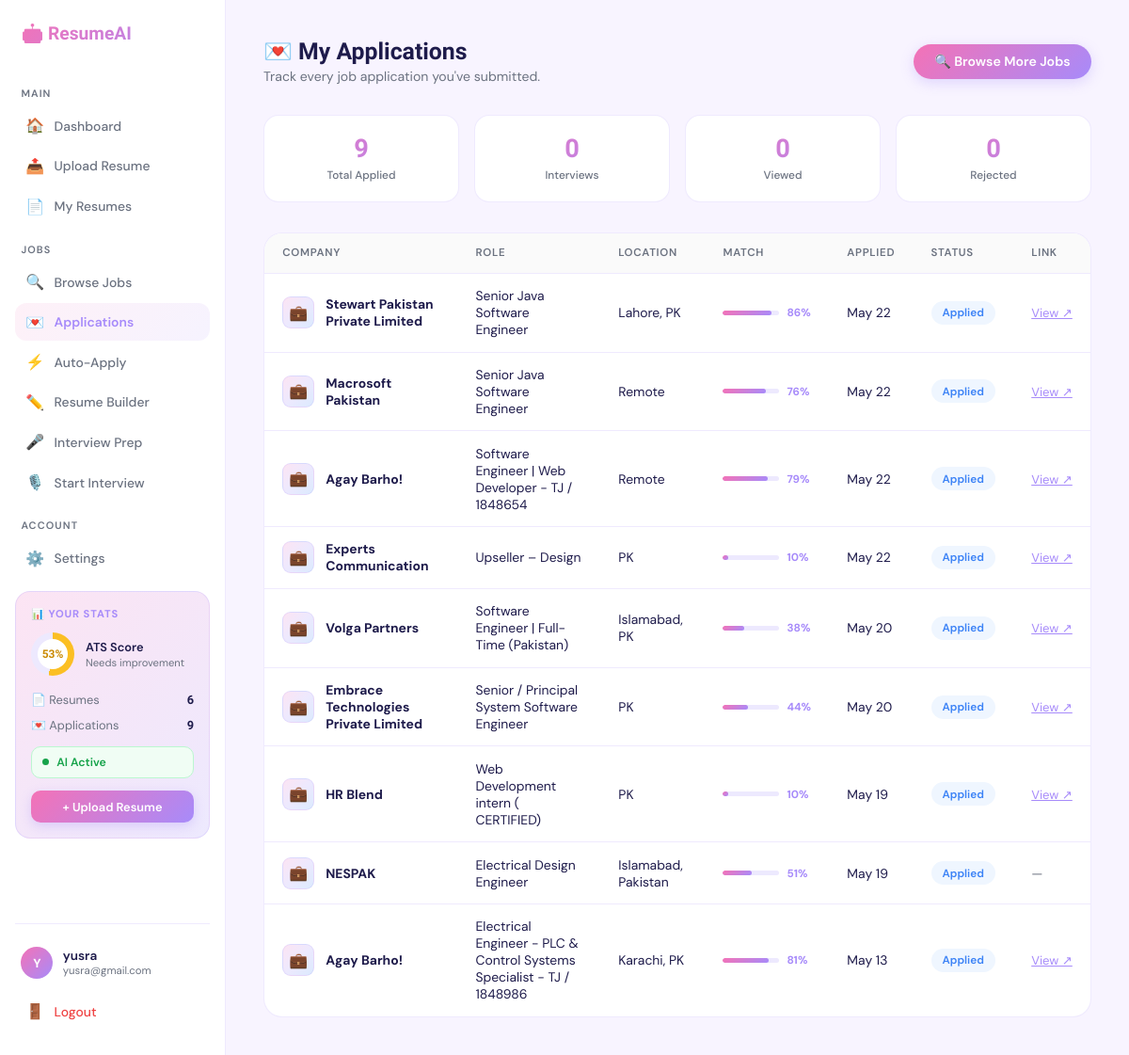
/applied (signed in), run on the app's committed database.
### tables this page shows
CREATE TABLE users (
        id            INTEGER PRIMARY KEY AUTOINCREMENT,
        first_name    TEXT    NOT NULL,
        last_name     TEXT    NOT NULL,
        email         TEXT    NOT NULL UNIQUE,
        password_hash TEXT    NOT NULL,
        created_at    DATETIME DEFAULT (datetime('now')),
        last_login    DATETIME
    );

CREATE TABLE applications (
        id          INTEGER PRIMARY KEY AUTOINCREMENT,
        user_id     INTEGER NOT NULL,
        resume_id   INTEGER,
        job_title   TEXT    NOT NULL,
        company     TEXT    NOT NULL,
        job_url     TEXT,
        location    TEXT,
        salary      TEXT,
        match_score INTEGER DEFAULT 0,
        source      TEXT    DEFAULT 'manual',
        status      TEXT    DEFAULT 'pending'
                    CHECK(status IN ('pending','applied','viewed','interview','rejected','failed')),
        applied_at  DATETIME DEFAULT (datetime('now')),
        updated_at  DATETIME DEFAULT (datetime('now')),
        FOREIGN KEY (user_id)   REFERENCES users(id)   ON DELETE CASCADE,
        FOREIGN KEY (resume_id) REFERENCES resumes(id) ON DELETE SET NULL
    );

### routes/job_routes.py (the view)
@job_bp.route('/applied')
@login_required
def applications():
    apps = Application.get_by_user(current_user.id)
    stats = Application.get_stats(current_user.id)
    status_cls = {
        'pending': 'status-sent',
        'applied': 'status-sent',
        'viewed': 'status-viewed',
        'interview': 'status-interview',
        'rejected': 'status-rejected',
        'failed': 'status-rejected',
    }
    for a in apps:
        a['cls'] = status_cls.get(a['status'], 'status-sent')
        a['applied_fmt'] = _fmt_date(a.get('applied_at'), '%b %d')
    return render_template('applied.html', applications=apps, stats=stats)

### app.py (called while the page is built)
@login_manager.user_loader
def load_user(user_id):
    return User.get_by_id(int(user_id))

### models/application.py (called while the page is built)
    @staticmethod
    def get_by_user(user_id, limit=50):
        return query(
            """SELECT * FROM applications
               WHERE user_id = %s
               ORDER BY applied_at DESC LIMIT %s""",
            (user_id, limit), fetchall=True
        )

    @staticmethod
    def get_stats(user_id):
        row = query(
            """SELECT
                COUNT(*) AS total,
                SUM(status = 'applied')   AS applied,
                SUM(status = 'viewed')    AS viewed,
                SUM(status = 'interview') AS interviews,
                SUM(status = 'rejected')  AS rejected
               FROM applications WHERE user_id = %s""",
            (user_id,), fetchone=True
        )
        return row or {}

### models/db.py (called while the page is built)
def get_db():
    conn = sqlite3.connect(DB_PATH)
    conn.row_factory = sqlite3.Row
    conn.execute("PRAGMA foreign_keys = ON")
    return conn

def _adapt_sql(sql):
    sql = sql.replace('%s', '?')
    sql = re.sub(r'\bNOW\(\)', "datetime('now')", sql, flags=re.IGNORECASE)
    return sql

def query(sql, params=None, fetchone=False, fetchall=False, commit=False):
    sql = _adapt_sql(sql)
    conn = get_db()
    try:
        cursor = conn.cursor()
        cursor.execute(sql, params or ())
        if commit:
            conn.commit()
            return cursor.lastrowid
        if fetchone:
            row = cursor.fetchone()
            return dict(row) if row else None
        if fetchall:
            rows = cursor.fetchall()
            return [dict(r) for r in rows]
        return None
    except Exception as e:
        conn.rollback()
        raise e
    finally:
        cursor.close()
        conn.close()

### models/resume.py (called while the page is built)
    @staticmethod
    def get_by_user(user_id, limit=10):
        return query(
            "SELECT * FROM resumes WHERE user_id = %s ORDER BY upload_date DESC LIMIT %s",
            (user_id, limit), fetchall=True
        )

    @staticmethod
    def get_latest(user_id):
        return query(
            "SELECT * FROM resumes WHERE user_id = %s ORDER BY upload_date DESC LIMIT 1",
            (user_id,), fetchone=True
        )

### models/user.py (called while the page is built)
    @property
    def initial(self):
        return self.first_name[0].upper() if self.first_name else '?'

    @staticmethod
    def get_by_id(user_id):
        row = query("SELECT * FROM users WHERE id = %s", (user_id,), fetchone=True)
        return User(**row) if row else None

### templates/applied.html (shortened to what this page needs)
{% extends "base.html" %}
{% block content %}
<div class="page-header">
  <div>
    <div class="page-title">&#128140; My Applications</div>
    <div class="page-sub">Track every job application you've submitted.</div>
  </div>
  <a href="{{ url_for('jobs.browse_jobs') }}" class="btn-primary">&#128269; Browse More Jobs</a>
</div>
{% set total = applications|length %}
{% if total %}
<div class="stats-mini">
  <div class="mini-card"><div class="mini-val">{{ stats.total or total }}</div><div class="mini-label">Total Applied</div></div>
  <div class="mini-card"><div class="mini-val">{{ stats.interviews or 0 }}</div><div class="mini-label">Interviews</div></div>
  <div class="mini-card"><div class="mini-val">{{ stats.viewed or 0 }}</div><div class="mini-label">Viewed</div></div>
  <div class="mini-card"><div class="mini-val">{{ stats.rejected or 0 }}</div><div class="mini-label">Rejected</div></div>
</div>
<div class="table-wrap">
  <table>
    <thead>
      <tr>
        <th>Company</th>
        <th>Role</th>
        <th>Location</th>
        <th>Match</th>
        <th>Applied</th>
        <th>Status</th>
        <th>Link</th>
      </tr>
    </thead>
    <tbody>
      {% for a in applications %}
      <tr>
        <td>
          <div class="company-cell">
            <div class="co-logo">&#128188;</div>
            <strong>{{ a.company or '—' }}</strong>
          </div>
        </td>
        <td>{{ a.job_title or '—' }}</td>
        <td>{{ a.location or 'Remote' }}</td>
        <td>
          <div class="t-match-wrap">
            <div class="t-match-bar"><div class="t-match-fill" style="width:{{ a.match_score or 0 }}%"></div></div>
            <span class="t-match-pct">{{ a.match_score or 0 }}%</span>
          </div>
        </td>
        <td style="white-space:nowrap">{{ a.applied_fmt or '—' }}</td>
        <td>
          <span class="status-pill {{ (a.status or 'applied')|lower }}">
            {{ (a.status or 'applied')|capitalize }}
          </span>
        </td>
        <td>
          {% if a.job_url and a.job_url != '#' %}
          <a href="{{ a.job_url }}" target="_blank" style="color:var(--purple);font-size:.82rem;white-space:nowrap;">View &#8599;</a>
          {% else %}
          <span style="color:var(--muted)">—</span>
          {% endif %}
        </td>
      </tr>
      {% endfor %}
    </tbody>
  </table>
</div>
{% endif %}
{% endblock %}

### templates/base.html (shortened to what this page needs)
<!DOCTYPE html>
<html lang="en">
<head>
</head>
<body>
  {% if is_logged_in %}
  <aside class="sidebar">
    <div class="sidebar-logo">&#129302; ResumeAI</div>
    <div class="sidebar-section">Main</div>
    <a href="{{ url_for('main.dashboard') }}"
       class="nav-item {% if request.endpoint == 'main.dashboard' %}active{% endif %}">
      <span class="nav-icon">&#127968;</span> Dashboard
    </a>
    <a href="{{ url_for('resume.upload') }}"
       class="nav-item {% if request.endpoint == 'resume.upload' %}active{% endif %}">
      <span class="nav-icon">&#128228;</span> Upload Resume
    </a>
    <a href="{{ url_for('resume.resumes') }}"
       class="nav-item {% if request.endpoint in ['resume.resumes','resume.view_resume'] %}active{% endif %}">
      <span class="nav-icon">&#128196;</span> My Resumes
    </a>
    <div class="sidebar-section">Jobs</div>
    <a href="{{ url_for('jobs.browse_jobs') }}"
       class="nav-item {% if request.endpoint == 'jobs.browse_jobs' %}active{% endif %}">
      <span class="nav-icon">&#128269;</span> Browse Jobs
    </a>
    <a href="{{ url_for('jobs.applications') }}"
       class="nav-item {% if request.endpoint == 'jobs.applications' %}active{% endif %}">
      <span class="nav-icon">&#128140;</span> Applications
    </a>
    <a href="{{ url_for('apply.auto_apply_page') }}"
       class="nav-item {% if request.endpoint == 'apply.auto_apply_page' %}active{% endif %}">
      <span class="nav-icon">&#9889;</span> Auto-Apply
    </a>
    <a href="{{ url_for('builder.builder_home') }}"
       class="nav-item {% if request.endpoint and 'builder' in request.endpoint %}active{% endif %}">
      <span class="nav-icon">✏️</span> Resume Builder
    </a>
    <a href="{{ url_for('interview.interview_prep') }}"
       class="nav-item {% if request.endpoint == 'interview.interview_prep' or request.endpoint == 'interview.generate_questions' or request.endpoint == 'interview.evaluate_answer' %}active{% endif %}">
      <span class="nav-icon">🎤</span> Interview Prep
    </a>
    <a href="{{ url_for('start_interview.start_interview_page') }}"
       class="nav-item {% if request.endpoint and 'start_interview' in request.endpoint %}active{% endif %}">
      <span class="nav-icon">🎙️</span> Start Interview
    </a>
    <div class="sidebar-section">Account</div>
    <a href="{{ url_for('settings.settings_page') }}"
       class="nav-item {% if request.endpoint == 'settings.settings_page' %}active{% endif %}">
      <span class="nav-icon">&#9881;&#65039;</span> Settings
    </a>
    <div class="sb-widget">
      <div class="sb-widget-title">&#128202; Your Stats</div>
      {% if sb_ats_score > 0 %}
      <div class="sb-score-ring">
        {% set sc = sb_ats_score %}
        <div class="sb-ring-outer" style="background:conic-gradient(
            {% if sc >= 70 %}#a78bfa{% elif sc >= 50 %}#fbbf24{% else %}#f87171{% endif %}
            0% {{ sc }}%, #ede9fe {{ sc }}% 100%);">
          <div class="sb-ring-inner">
            <div class="sb-ring-val" style="color:{% if sc >= 70 %}var(--purple){% elif sc >= 50 %}#ca8a04{% else %}#ef4444{% endif %}">{{ sc }}%</div>
          </div>
        </div>
        <div class="sb-ring-info">
          <div class="sb-ring-info-title">ATS Score</div>
          <div class="sb-ring-info-sub">
            {% if sc >= 70 %}Above average ✓
            {% elif sc >= 50 %}Needs improvement
            {% else %}Needs work
            {% endif %}
          </div>
        </div>
      </div>
      {% endif %}
      <div class="sb-stat-row">
        <span class="sb-stat-label">&#128196; Resumes</span>
        <span class="sb-stat-val">{{ sb_resume_count }}</span>
      </div>
      <div class="sb-stat-row">
        <span class="sb-stat-label">&#128140; Applications</span>
        <span class="sb-stat-val">{{ sb_app_count }}</span>
      </div>
      <div class="sb-ai-status sb-ai-on">
        <div class="sb-ai-dot"></div>
        AI Active
      </div>
      <a href="{{ url_for('resume.upload') }}" class="sb-upload-btn">&#43; Upload Resume</a>
    </div>
    <div class="sidebar-bottom">
      <div class="user-chip">
        <div class="avatar">{{ current_user.initial }}</div>
        <div style="min-width:0;">
          <div class="user-name">{{ current_user.first_name }}</div>
          <div class="user-email">{{ current_user.email }}</div>
        </div>
      </div>
      <a href="{{ url_for('auth.logout') }}" class="nav-item" style="margin-top:.4rem;color:#ef4444;">
        <span class="nav-icon">&#128682;</span> Logout
      </a>
    </div>
  </aside>
  {% endif %}
  <main class="main {% if not is_logged_in %}no-sidebar{% endif %}">
    {% block content %}{% endblock %}
  </main>
</body>
</html>

### data on the page
users: first_name "yusra", email "yusra@gmail.com"
applications: company "Stewart Pakistan Private Limited", job_title "Senior Java Software Engineer", location "Lahore, PK", match_score "86", applied_fmt "May 22", status "Applied"
applications: company "Macrosoft Pakistan", job_title "Senior Java Software Engineer", location "Remote", match_score "76", applied_fmt "May 22", status "Applied"
applications: company "Agay Barho!", job_title "Software Engineer | Web Developer - TJ / 1848654", location "Remote", match_score "79", applied_fmt "May 22", status "Applied"
applications: company "Experts Communication", job_title "Upseller – Design", location "PK", match_score "10", applied_fmt "May 22", status "Applied"
applications: company "Volga Partners", job_title "Software Engineer | Full-Time (Pakistan)", location "Islamabad, PK", match_score "38", applied_fmt "May 20", status "Applied"
applications: company "Embrace Technologies Private Limited", job_title "Senior / Principal System Software Engineer", location "PK", match_score "44", applied_fmt "May 20", status "Applied"
applications: company "HR Blend", job_title "Web Development intern ( CERTIFIED)", location "PK", match_score "10", applied_fmt "May 19", status "Applied"
applications: company "NESPAK", job_title "Electrical Design Engineer", location "Islamabad, Pakistan", match_score "51", applied_fmt "May 19", status "Applied"
applications: company "Agay Barho!", job_title "Electrical Engineer - PLC & Control Systems Specialist - TJ / 1848986", location "Karachi, PK", match_score "81", applied_fmt "May 13", status "Applied"

### other printed values
{{ sc }} "53"
{{ sb_resume_count }} "6"
{{ sb_app_count }} "9"
{{ current_user.initial }} "Y"
{{ stats.total or total }} "9"
{{ stats.interviews or 0 }} "0"
{{ stats.viewed or 0 }} "0"
{{ stats.rejected or 0 }} "0"
